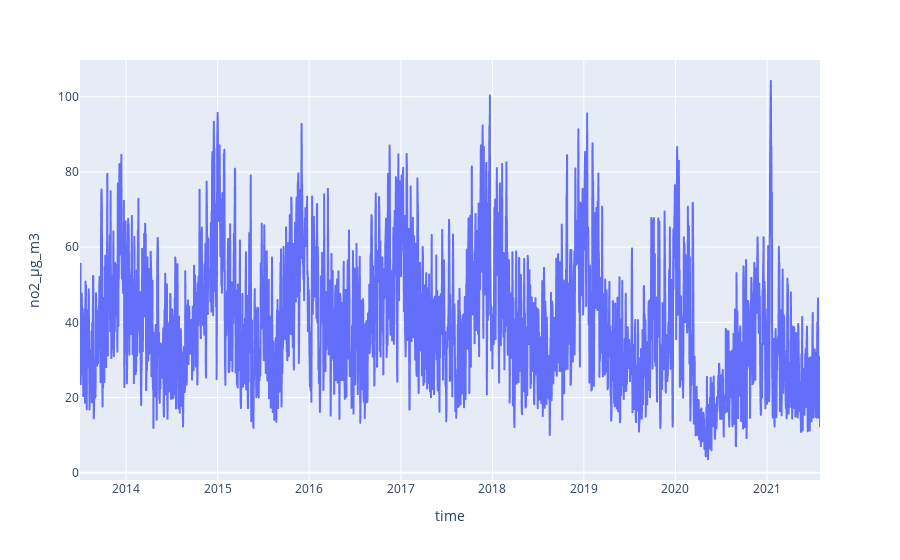

The cell this chart's notebook holds for it:
### Code cell
pd.options.plotting.backend = "plotly"

aq_df = get_air_quality_df("../01-data",meteo_normalized=False)
df = aq_df.copy().set_index(
        ["zone","time"]
    ).groupby([pd.Grouper(level='zone'), 
                pd.Grouper(level='time', freq='1D')]
    ).mean().reset_index()
df[df.zone==zone].plot(
    x = "time",
    y = "no2_µg_m3",
)

### Figure 1 — Plotly figure (JSON) as saved in the notebook; plotly's stock layout.template omitted (floating-point values rounded to 4 significant figures; data arrays with more than 128 entries replaced by an {"elided": "..."} marker saying what was removed)
{"data": [{"hovertemplate": "time=%{x}<br>no2_µg_m3=%{y}<extra></extra>", "legendgroup": "", "line": {"color": "#636efa", "dash": "solid"}, "marker": {"symbol": "circle"}, "mode": "lines", "name": "", "showlegend": false, "type": "scattergl", "x": {"elided": "2953 str values"}, "xaxis": "x", "y": {"elided": "2953 float values"}, "yaxis": "y"}], "layout": {"autosize": true, "legend": {"tracegroupgap": 0}, "margin": {"t": 60}, "xaxis": {"anchor": "y", "autorange": true, "domain": [0, 1], "range": ["2013-07-01", "2021-07-31"], "title": {"text": "time"}, "type": "date"}, "yaxis": {"anchor": "x", "autorange": true, "domain": [0, 1], "range": [-1.917, 109.8], "title": {"text": "no2_µg_m3"}, "type": "linear"}}}
